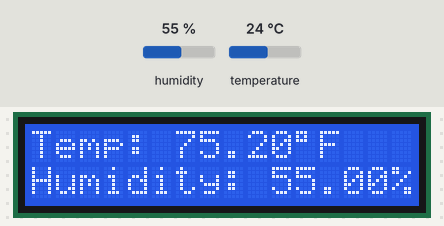
Bench run of a sketch on a simulated Arduino Uno, built with avr-gcc and run on an emulated ATmega328P. On the bench: 16×2 character LCD. The inputs (shaded band) are chosen by the test bench; at power-on: humidity 55 %, temperature 24 °C.

Above: at 2.7 s.
2.8 s: humidity set to 22 %
At 5.4 s:
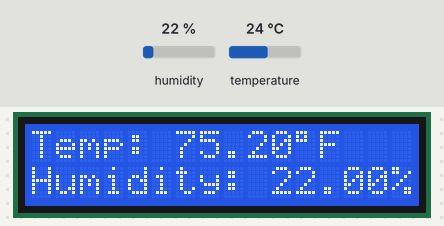
5.8 s: temperature set to 41 °C
At 7.3 s:
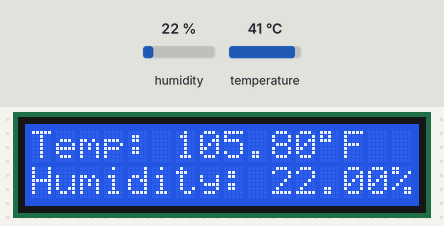
12.2 s: humidity set to 40 %
At 13.7 s:
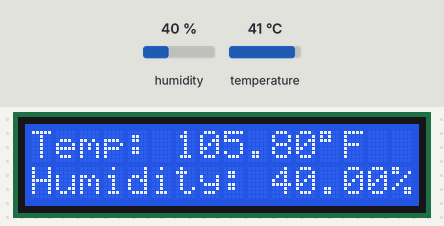
15.2 s: temperature set to 12 °C
At 17.1 s:
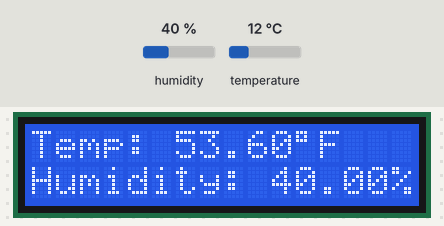
Timing chart, 0 to 18.6 s (numbered marks = the images above; inputs shaded):
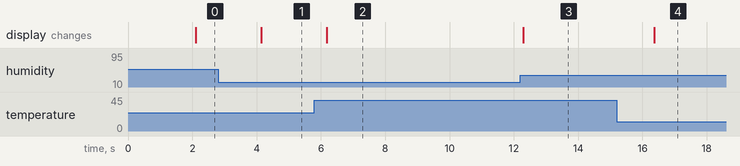

Measured:
- after the input at 2.8 s, the display: changes after 1.3 s (image 1)
- after the input at 5.8 s, the display: changes after 0.38 s (image 2)
- after the input at 12.2 s, the display: changes after 0.09 s (image 3)
- after the input at 15.2 s, the display: changes after 1.2 s (image 4)

The sketch:

Hortsensor.ino
```cpp
#include "DHT.h"
#include <LiquidCrystal_I2C.h>

#define DHTPIN 13
#define DHTTYPE DHT22

LiquidCrystal_I2C lcd(0x27, 16, 2);
DHT dht(DHTPIN, DHTTYPE);

void setup() {
  lcd.init();
  dht.begin();  // initialize the sensor
  lcd.backlight();
}

void loop() {
  delay(2000);  // wait a few seconds between measurements inorder to prevent instability reading

  float humi = dht.readHumidity();
  float tempF = dht.readTemperature(true); // true for fahrenheit

  lcd.clear();
  // check if any reads failed
  if (isnan(humi) || isnan(tempF)) {
    lcd.setCursor(0, 0);
    lcd.print("Failed");
  } else {
    lcd.setCursor(0, 0);  // setCursor(Column, row) print to first row
    lcd.print("Temp: ");
    lcd.print(tempF);      // print the temperature
    lcd.print((char)223);  // print ° character
    lcd.print("F");

    lcd.setCursor(0, 1);  // Cursor to second row
    lcd.print("Humidity: ");
    lcd.print(humi);
    lcd.print("%");
  }
}
```
